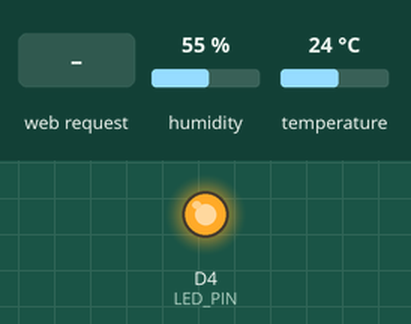
The sketch below on a simulated ESP8266 (NodeMCU). Parts: output pins drawn as LEDs (lit = HIGH). The test bench sets the inputs (shaded band); at power-on: humidity 55 %, temperature 24 °C. WiFi joins after 1.5 s; servers stay silent unless stated; what the sketch prints to the serial monitor is not drawn.

Above: at 2.7 s.
2.8 s: HTTP request GET /toggle received
At 3.8 s:
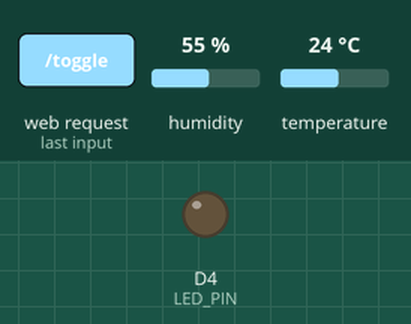
Timing chart, 0 to 5.8 s (numbered marks = the images above; inputs shaded):
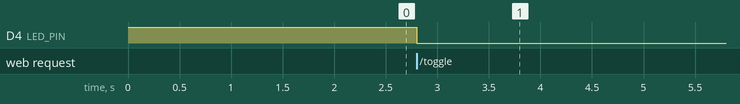

The sketch:

DHT11.ino.ino
```cpp
#include <ESP8266WiFi.h>
#include <ESP8266WebServer.h>
#include <DHT.h>

// ================== 配置区 ==================
const char* ssid = "Xiaomi_88E5";
const char* password = "1234567890";

#define DHTPIN D2
#define DHTTYPE DHT11
#define LED_PIN D4
// ==========================================

DHT dht(DHTPIN, DHTTYPE);
ESP8266WebServer server(80);

bool ledState = false;
unsigned long lastDhtRead = 0; // 记录上一次读取DHT11的时间戳
float currentTemp = 0.0;       // 后台存着的温度
float currentHumi = 0.0;       // 后台存着的湿度

void handleRoot() {

  float t = currentTemp;
  float h = currentHumi;

  String html = "<!DOCTYPE html><html><head><meta charset='utf-8'>";
  html += "<meta http-equiv='refresh' content='5'>"; // 每5秒自动刷新网页
  html += "<meta name='viewport' content='width=device-width, initial-scale=1.0'>";
  html += "<title>ESP8266 智能家居</title>";
  html += "<style>";
  html += "body{background:#121212;color:#fff;text-align:center;padding-top:50px;font-family:sans-serif}";
  html += ".card{background:#1e1e1e;padding:40px;border-radius:20px;display:inline-block;box-shadow:0 4px 15px rgba(0,0,0,0.5)}";
  html += "h1{color:#4CAF50;margin-bottom:30px}";
  html += ".data{font-size:22px;color:#FFC107;margin:15px 0}";
  html += "button{background:#2196F3;color:#fff;border:none;padding:15px 40px;font-size:18px;border-radius:10px;margin-top:20px;cursor:pointer}";
  html += "</style></head><body>";

  html += "<div class='card'>";
  html += "<h1>智能环境监控</h1>";
  html += "<div class='data'>温度: " + String(t) + " °C</div>";
  html += "<div class='data'>湿度: " + String(h) + " %</div>";
  html += "<div class='data'>LED状态: <span style='color:" + String(ledState ? "#4CAF50" : "#F44336") + "'>" + String(ledState ? "开启" : "关闭") + "</span></div>";
  html += "<a href='/toggle'><button>切换LED</button></a>";
  html += "</div></body></html>";

  server.send(200, "text/html", html);
}

// 处理翻转LED请求
void handleToggle() {
  ledState = !ledState;
  digitalWrite(LED_PIN, ledState ? LOW : HIGH);

  server.sendHeader("Location", "/");
  server.send(303);
}

void setup() {
  Serial.begin(115200);

  pinMode(LED_PIN, OUTPUT);
  digitalWrite(LED_PIN, HIGH);

  dht.begin();

  Serial.print("正在连接 WiFi...");
  WiFi.begin(ssid, password);
  while (WiFi.status() != WL_CONNECTED) {
    delay(500);
    Serial.print(".");
  }

  Serial.println("\nWiFi 连接成功！");
  Serial.print("请用手机浏览器访问这个IP: ");
  Serial.println(WiFi.localIP());

  server.on("/", handleRoot);
  server.on("/toggle", handleToggle);
  server.begin();
}

void loop() {

  server.handleClient();
  unsigned long currentMillis = millis();
  if (currentMillis - lastDhtRead >= 2000) {
    lastDhtRead = currentMillis;

    float t = dht.readTemperature();
    float h = dht.readHumidity();

    if (!isnan(t) && !isnan(h)) {
      currentTemp = t;
      currentHumi = h;
    }
  }
}
```

Measured:
- after the input at 2.8 s, D4 (LED_PIN): HIGH → LOW at once
